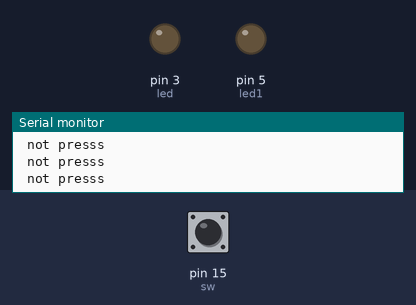
The sketch below on a simulated Arduino Uno, built with avr-gcc and run on an emulated ATmega328P. Parts: output pins drawn as LEDs (lit = HIGH), the last lines printed to the serial monitor. The test bench sets the inputs (shaded band); at power-on: pin 15 (sw) HIGH.

Above: at 1.2 s.
1.3 s: pin 15 (sw) pulled LOW for 0.25 s
At 1.8 s:
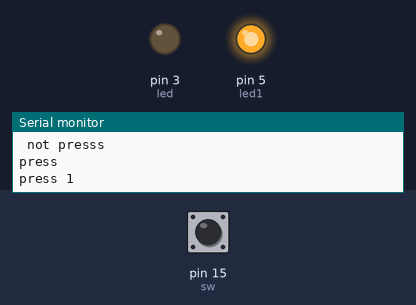
3.4 s: pin 15 (sw) pulled LOW for 3.2 s
At 7.6 s:
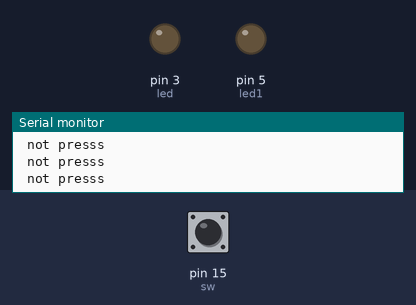
Timing chart, 0 to 9.1 s (numbered marks = the images above; inputs shaded):
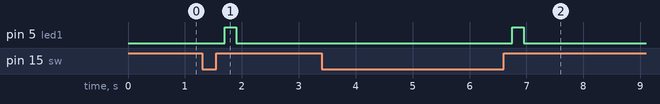

Measured:
- after the input at 1.3 s, pin 5 (led1): LOW → HIGH after 0.40 s, → LOW 0.20 s later
- after the input at 3.4 s, pin 5 (led1): LOW → HIGH after 3.4 s, → LOW 0.20 s later

The sketch:

double_pr_dec12f.ino
```cpp
int sw=15;//a1
int led =3,led1 =5;//led2=d5


void setup() {
pinMode(sw,INPUT);//HIGH
pinMode(led,OUTPUT);pinMode(led1,OUTPUT);
Serial.begin(9600);
}

void loop() {
//double tap //
//time tw 2 tap//c=1 //led glow
//last_p=digitalRead(sw);
if(digitalRead(sw)==LOW){//press
  Serial.println("press");//press //0
  while(digitalRead(sw) == LOW);//release
  delay(150);//2sec


  if(digitalRead(sw)==LOW){
      Serial.println("press 2");
      digitalWrite(led, HIGH);
      delay(200);
      digitalWrite(led, LOW);
    while(digitalRead(sw) == LOW);
    delay(100);

     }

  else{
      Serial.println("press 1");
      digitalWrite(led1, HIGH);
      delay(200);
      digitalWrite(led1, LOW);}
}


else{
 Serial.println(" not presss");//not pressed
}
delay(200);//1sec
}
```
